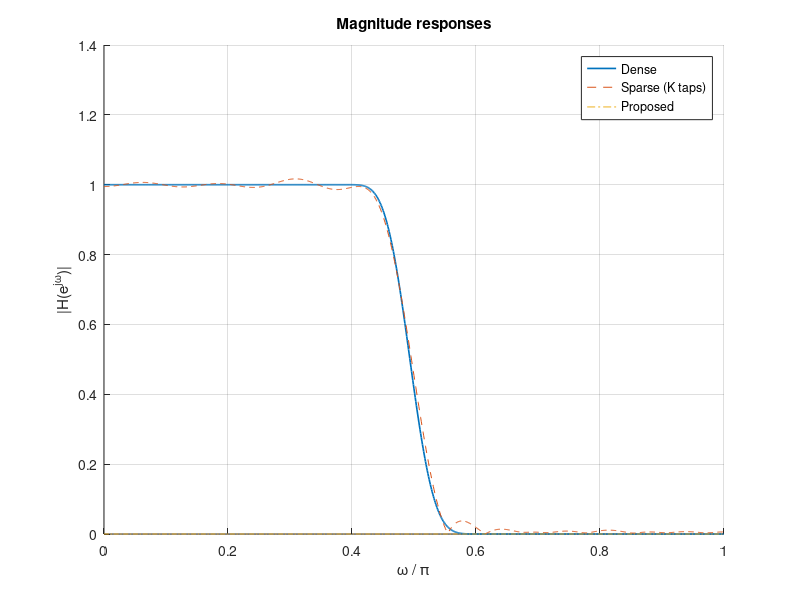

This chart was generated by the following MATLAB code:
function SparseFIR_CSD_demo()



N        = 64;       
K        = 24;       
B        = 16;       
omega_p  = 0.4;      
omega_s  = 0.6;      
delta_p  = 0.01;     
alpha_s  = 40;       
delta_s  = 10^(-alpha_s/20);       
plotFlag = true;     

F = [0      omega_p   omega_s   1];         
A = [1      1         0         0];          
W = [1      10];                             
h_dense = firpm(N, F, A, W);                


[~, idx] = sort(abs(h_dense), 'descend');
mask            = false(size(h_dense));
mask(idx(1:K))  = true;
h_sparse        = h_dense .* mask;           % zero weak taps


[D, q]  = csd_quantise(h_sparse, B);         
                                           

D_opt   = digit_elimination(D, h_sparse, q, F, A, W, ...
                            delta_p, delta_s);

h_opt   = csd2dec(D_opt);                   


[m_dense, e_dense] = metrics(h_dense, F, A, W);
[m_sparse, e_sparse] = metrics(h_sparse, F, A, W);
[m_opt,   e_opt]   = metrics(h_opt,   F, A, W);

fprintf('\n%-12s %6s %6s %6s %10s\n', ...
    'Version', 'NC', 'NB', 'NA', 'MSE');
report('Reference', m_dense, e_dense);
report('Sparse+Q ', m_sparse, e_sparse);
report('Proposed  ', m_opt,   e_opt);


if plotFlag
    figure; hold on;
    [H,f] = freqz(h_dense, 1, 1024);
    plot(f/pi, abs(H), 'LineWidth',1.2);
    [H,f] = freqz(h_sparse,1,1024);
    plot(f/pi, abs(H), '--');
    [H,f] = freqz(h_opt,1,1024);
    plot(f/pi, abs(H), '-.');
    legend('Dense','Sparse (K taps)','Proposed');
    xlabel('\omega / \pi'); ylabel('|H(e^{j\omega})|');
    grid on; title('Magnitude responses');
end
end 



function [D, q] = csd_quantise(h, B)
% Convert real‑valued vector h to B‑bit CSD digit matrix D (±1/0).
% D is length(h) × B  (LSB = col‑1).
L = numel(h);
D = zeros(L, B);
for n = 1:L
    x = abs(h(n));
    for b = B:-1:1
        pow = 2^(b-1);
        if x >= pow
            D(n,b) =  1;
            x = x - pow;
        end
    end
    % Canonical signed‑digit recoding (no adjacent non‑zeros)
    for b = 1:B-1
        if D(n,b)==1 && D(n,b+1)==1
            D(n,b)   = -1;
            D(n,b+1) =  0;
            k = b+1;
            while k<=B && D(n,k)==-1
                D(n,k)=0; k=k+1;
            end
            if k<=B, D(n,k)=D(n,k)+1; end
        end
    end
    if h(n)<0, D(n,:) = -D(n,:); end
end
q = csd2dec(D);
end

function x = csd2dec(D)
% Convert digit matrix back to decimal.
B = size(D,2);
pow2 = 2.^(0:B-1);
x = D * pow2.';
end

function D = digit_elimination(D, h_sparse, q0, F, A, W, dp, ds)

B = size(D,2); L = numel(h_sparse);
digits_idx = find(D);                % linear indices of non‑zeros
while true
    best_inc = Inf; best_pos = [];
    for ii = 1:numel(digits_idx)
        pos = digits_idx(ii);
        D_try      = D; D_try(pos)=0;
        h_try      = csd2dec(D_try);
        [~, err]   = metrics(h_try, F, A, W);
        if err.mse > dp || err.stop_max > ds
            continue;   % violates ripple spec
        end
        inc = err.mse;
        if inc < best_inc
            best_inc = inc; best_pos = pos;
        end
    end
    if isempty(best_pos), break; end   % no removable digit
    D(best_pos)=0;                     % commit removal
    digits_idx = digits_idx(digits_idx~=best_pos);
end
end

function [met, err] = metrics(h, F, A, W)

NC = nnz(abs(h)>eps);

[~, q] = csd_quantise(h, 16);         
NB = nnz(q);
% error metrics
[H, w]  = freqz(h, 1, 2048);
mag     = abs(H);
passIdx = w/pi <= F(2);
stopIdx = w/pi >= F(3);
err.pass_max = max(abs(mag(passIdx)-1));
err.stop_max = max(mag(stopIdx));
err.mse      = mean((mag - interp1(F, A, w/pi, 'linear')).^2);
met = struct('NC',NC,'NB',NB,'NA',NA);
end

function report(tag, m, e)
fprintf('%-12s %6d %6d %6d %1.4e\n', tag, ...
    m.NC, m.NB, m.NA, e.mse);
end
